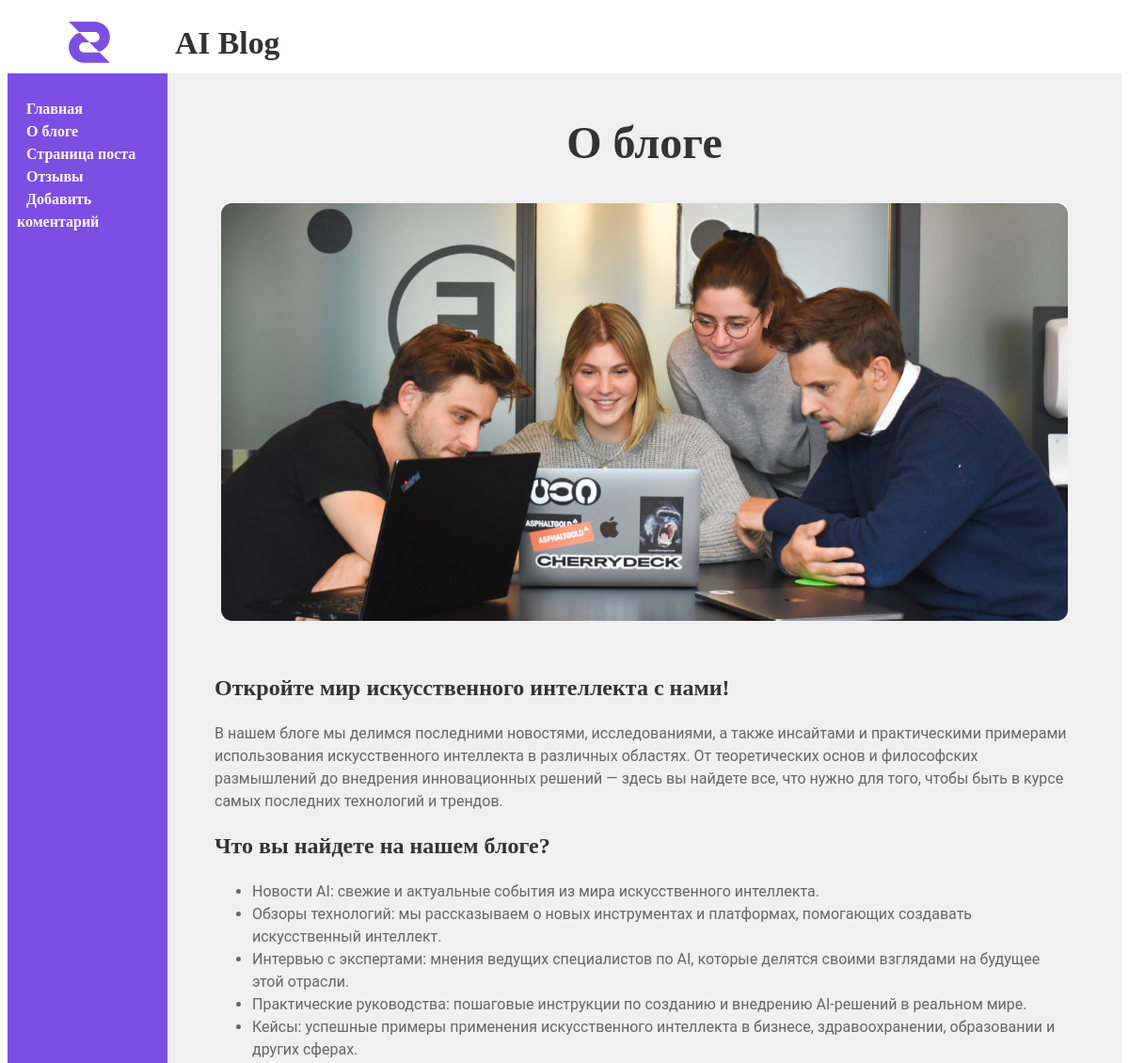
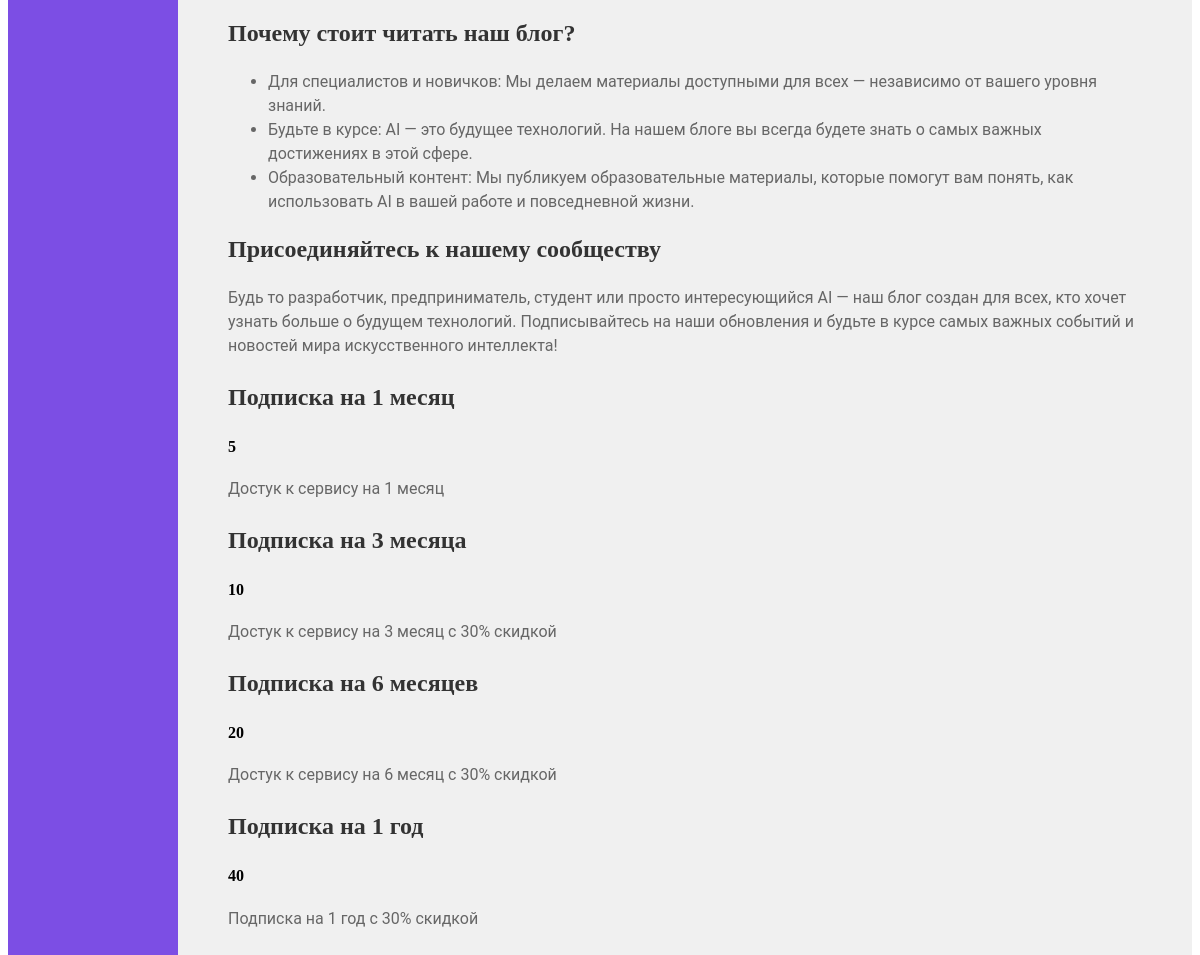
Page /catalog/ on the committed database (2 pictures, top to bottom).
### catalog/models.py (models this page shows, shortened)
class Product(models.Model):
    name = models.CharField(max_length=40, blank=False)
    price = models.IntegerField(default=0)
    description = models.CharField(max_length=200)

### catalog/views.py (the view)
# urls.py: path('', catalog_page),
def catalog_page(request):
    products = Product.objects.all()
    title = "О блоге"
    data = {"menu": MENU, "title": title, "products": products}
    return render(request, "catalog.html", context=data)

### templates/catalog.html
{% extends 'base.html' %}
{% block content %}
{% load static %}
<h1>{{title}}</h1>
<img src="{% static 'images/Container.jpg' %}" alt="Описание изображения" style="width: 900px; height: auto;">
<br>
<br>
<h2>Откройте мир искусственного интеллекта с нами!</h2>
<p>В нашем блоге мы делимся последними новостями, исследованиями, а также инсайтами и практическими примерами использования искусственного интеллекта в различных областях. От теоретических основ и философских размышлений до внедрения инновационных решений — здесь вы найдете все, что нужно для того, чтобы быть в курсе самых последних технологий и трендов.</p>
<h2>Что вы найдете на нашем блоге?</h2>
<ul>
    <li>Новости AI: свежие и актуальные события из мира искусственного интеллекта.</li>
    <li>Обзоры технологий: мы рассказываем о новых инструментах и платформах, помогающих создавать искусственный интеллект.</li>
    <li>Интервью с экспертами: мнения ведущих специалистов по AI, которые делятся своими взглядами на будущее этой отрасли.</li>
    <li>Практические руководства: пошаговые инструкции по созданию и внедрению AI-решений в реальном мире.</li>
    <li>Кейсы: успешные примеры применения искусственного интеллекта в бизнесе, здравоохранении, образовании и других сферах.</li>
</ul>
<h2>Почему стоит читать наш блог?</h2>
<ul>
    <li>Для специалистов и новичков: Мы делаем материалы доступными для всех — независимо от вашего уровня знаний.</li>
    <li>Будьте в курсе: AI — это будущее технологий. На нашем блоге вы всегда будете знать о самых важных достижениях в этой сфере.</li>
    <li>Образовательный контент: Мы публикуем образовательные материалы, которые помогут вам понять, как использовать AI в вашей работе и повседневной жизни.</li>
</ul>
<h2>Присоединяйтесь к нашему сообществу</h2>
<p>Будь то разработчик, предприниматель, студент или просто интересующийся AI — наш блог создан для всех, кто хочет узнать больше о будущем технологий. Подписывайтесь на наши обновления и будьте в курсе самых важных событий и новостей мира искусственного интеллекта!</p>
{% for el in products %}
<div class="card">
    <h3>{{el.name}}</h3>
    <h4>{{el.price}}</h4>
    <p>{{el.description}}</p>
</div>
{% endfor %}
{% endblock %}

### templates/base.html (shortened to what this page needs)
{% load static %}
<!DOCTYPE html>
<html lang="ru">
<head>
    <link rel="stylesheet" href="{% static 'css/base.css' %}">
</head>
<body>
<div class="container">
  <div class="header item">
    <h1>AI Blog</h1>
  </div>
  <div class="sidebar item">
        <ul>
          {% for key, value in menu.items %}
          <li><a href="{{ value }}">{{ key }}</a> </li>
          {% endfor %}
        </ul>
  </div>
  <div class="content item">
    {% block content %}
    {% endblock %}
  </div>
</div>
</body>
</html>

### static/css/base.css (style rules this page uses)
.container { display: grid; grid-template-areas: 'header header' 'sidebar content'; gap: 0px; grid-template-columns: 170px 1fr; grid-template-rows: 70px 1fr; }
.item { background-color: #f0f0f0; padding: 5px; }
.content { background-color: #f0f0f0; grid-area: content; padding: 20px; padding-left: 50px; padding-right: 50px; padding-top: 10px; padding-bottom: 60px; }
.content h1 { color: #333; text-align: center; font-family: Raleway; font-size: 48px; font-weight: 700; line-height: 63.984px; }
.content h2, .content h3 { color: #333; font-variant-numeric: lining-nums proportional-nums; font-family: Raleway; font-size: 24px; font-style: normal; font-weight: 700; line-height: 31.992px; }
.content p, ul, li { color: #666; font-family: Roboto; font-size: 16px; font-weight: 400; line-height: 150%; }
img { max-width: 100%; height: auto; border-radius: 8px; display: block; margin-left: auto; margin-right: auto; }

### rows in the picture
Product: name "Подписка на 1 месяц", price "5", description "Достук к сервису на 1 месяц"
Product: name "Подписка на 3 месяца", price "10", description "Достук к сервису на 3 месяц с 30% скидкой"
Product: name "Подписка на 6 месяцев", price "20", description "Достук к сервису на 6 месяц с 30% скидкой"
Product: name "Подписка на 1 год", price "40", description "Подписка на 1 год с 30% скидкой"

### other values in the picture
{{ key }} "Главная" "О блоге" "Страница поста" "Отзывы" "Добавить коментарий"
{{ title }} "О блоге"
